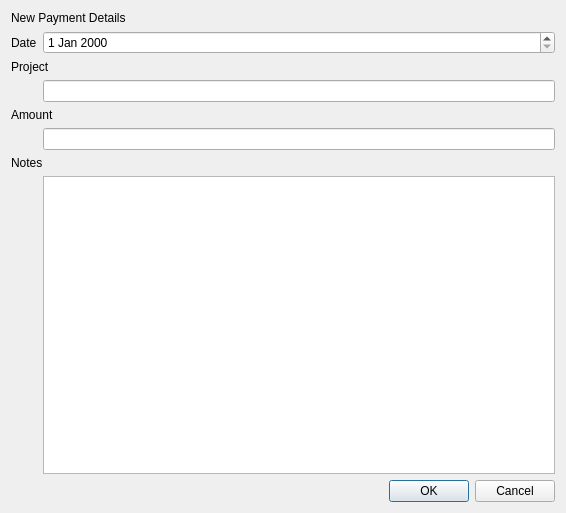
<?xml version="1.0" encoding="UTF-8"?>
<ui version="4.0">
 <class>WidgetPaymentEdit</class>
 <widget class="QDialog" name="WidgetPaymentEdit">
  <property name="geometry">
   <rect>
    <x>0</x>
    <y>0</y>
    <width>566</width>
    <height>513</height>
   </rect>
  </property>
  <property name="windowTitle">
   <string>Dialog</string>
  </property>
  <layout class="QHBoxLayout" name="horizontalLayout">
   <item>
    <layout class="QVBoxLayout" name="verticalLayout">
     <item>
      <widget class="QLabel" name="label_2">
       <property name="text">
        <string>New Payment Details</string>
       </property>
      </widget>
     </item>
     <item>
      <layout class="QFormLayout" name="formLayout">
       <item row="0" column="0">
        <widget class="QLabel" name="label">
         <property name="text">
          <string>Date</string>
         </property>
        </widget>
       </item>
       <item row="0" column="1">
        <widget class="QDateEdit" name="dateEdit"/>
       </item>
       <item row="2" column="0" colspan="2">
        <widget class="QLabel" name="label_3">
         <property name="text">
          <string>Project</string>
         </property>
        </widget>
       </item>
       <item row="3" column="1">
        <widget class="QLineEdit" name="projectEdit"/>
       </item>
       <item row="4" column="0" colspan="2">
        <widget class="QLabel" name="label_4">
         <property name="text">
          <string>Amount</string>
         </property>
        </widget>
       </item>
       <item row="5" column="1">
        <widget class="QLineEdit" name="amountEdit"/>
       </item>
       <item row="6" column="0" colspan="2">
        <widget class="QLabel" name="label_5">
         <property name="text">
          <string>Notes</string>
         </property>
        </widget>
       </item>
       <item row="7" column="1">
        <widget class="QTextEdit" name="notesEdit"/>
       </item>
      </layout>
     </item>
     <item>
      <widget class="QDialogButtonBox" name="buttonBox">
       <property name="orientation">
        <enum>Qt::Horizontal</enum>
       </property>
       <property name="standardButtons">
        <set>QDialogButtonBox::Cancel|QDialogButtonBox::Ok</set>
       </property>
      </widget>
     </item>
    </layout>
   </item>
  </layout>
 </widget>
 <resources/>
 <connections>
  <connection>
   <sender>buttonBox</sender>
   <signal>accepted()</signal>
   <receiver>WidgetPaymentEdit</receiver>
   <slot>accept()</slot>
   <hints>
    <hint type="sourcelabel">
     <x>248</x>
     <y>254</y>
    </hint>
    <hint type="destinationlabel">
     <x>157</x>
     <y>274</y>
    </hint>
   </hints>
  </connection>
  <connection>
   <sender>buttonBox</sender>
   <signal>rejected()</signal>
   <receiver>WidgetPaymentEdit</receiver>
   <slot>reject()</slot>
   <hints>
    <hint type="sourcelabel">
     <x>316</x>
     <y>260</y>
    </hint>
    <hint type="destinationlabel">
     <x>286</x>
     <y>274</y>
    </hint>
   </hints>
  </connection>
 </connections>
</ui>
